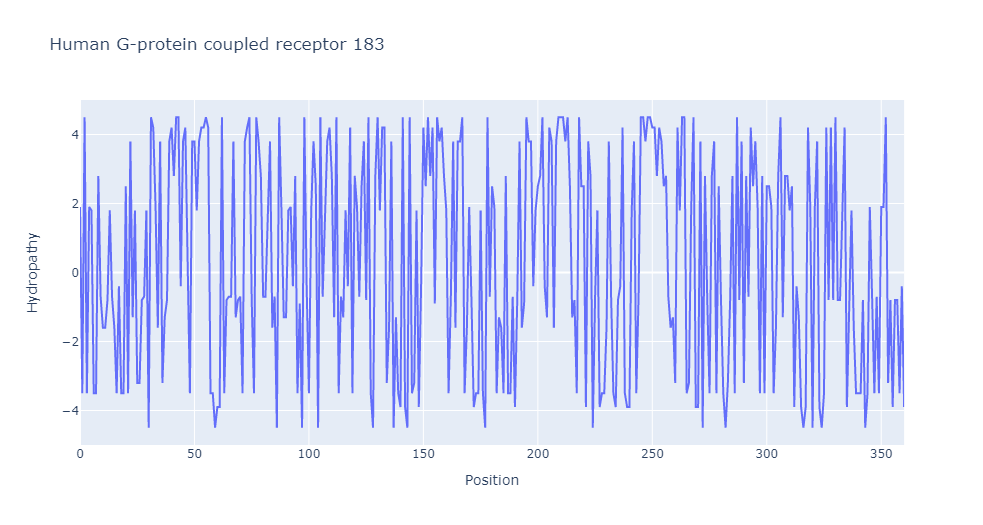

Write Python code to recreate this figure.
import pandas as pd
import plotly.graph_objects as go
from collections import deque


def get_amino_acid_sequence(file_path):
    """Determines the amino acid sequence of a fasta-file.

    Args:
        file_path: Path to fasta-file as string.

    Returns: amino acid sequence in 1-letter code as string

    """
    with open(file_path, 'r') as fasta_file:
        amino_acid_seq = ''
        for line in fasta_file:
            if not line.startswith('>'):
                amino_acid_seq += line.strip()
    return amino_acid_seq


def get_amino_acid_properties(file_path):
    """Reads the hydropathy of amino acids from a csv-file.

    Args:
        file_path: Path to the csv-file as string.

    Returns: hydropathy of amino acids as dictionary

    """
    properties_df = pd.read_csv(file_path, index_col='1-letter code')
    properties_series = properties_df['hydropathy index (Kyte-Doolittle method)']
    return dict(properties_series)


def calculate_hydropathy(sequence, amino_acid_properties):
    """Calculates the hydropathy of a amino acid sequence.

    Args:
        sequence: Amino acid sequence in 1-letter code as string.
        amino_acid_properties: Hydropathy of amino acids as dictionary.

    Returns: hydropathy as list

    """
    hydropathy = []
    for amino_acid in sequence:
        hydropathy.append(amino_acid_properties[amino_acid])
    return hydropathy


def rolling_mean(lst, window_size):
    """Calculates the rolling mean in a window.

    Args:
        lst: List containing the data for the rolling mean calculation.
        window_size: Size of the window as int.

    Returns: smoothed list

    """
    smoothed_lst = []
    window = deque(lst[:window_size - 1], maxlen=window_size)
    for value in lst[window_size - 1:]:
        window.append(value)
        window_sum = sum(window)
        smoothed_lst.append(window_sum / window_size)
    return smoothed_lst


def make_scatter_plot(hydropathy):
    """Generates a scatter plot with the hydropathy on y-axis and the position in sequence on x-axis.

    Args:
        hydropathy: List containing the hydropathy for each amino acid in the amino acid sequence.

    Returns: scatter plot

    """
    data = [
        go.Scatter(x=list(range(0, len(hydropathy))),
                   y=hydropathy
                   )
    ]
    layout = {
        'title': {
            'text': 'Human G-protein coupled receptor 183'
        },
        'yaxis': {
            'title': 'Hydropathy'
        },
        'xaxis': {
            'title': 'Position'
        }
    }

    fig = go.Figure(data=data, layout=layout)
    fig.show()


if __name__ == '__main__':
    path_to_seq = '../data/G-protein_coupled_receptor.fasta'
    path_to_prop = '../data/amino_acid_properties.csv'
    aas = get_amino_acid_sequence(path_to_seq)
    aap = get_amino_acid_properties(path_to_prop)

    hydropathy_0 = calculate_hydropathy(aas, aap)
    make_scatter_plot(hydropathy_0)

    hydropathy_5 = rolling_mean(hydropathy_0, 5)
    make_scatter_plot(hydropathy_5)
